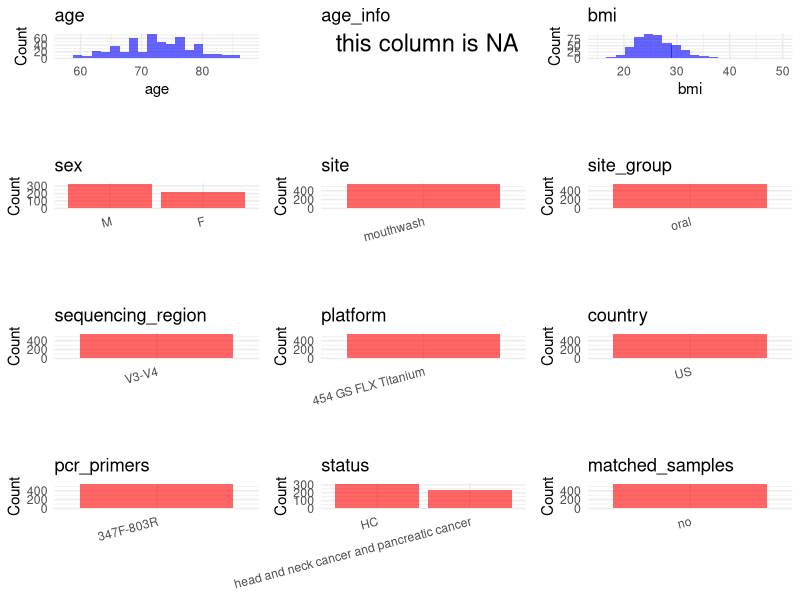

Write the R code that produced this figure. (Note: this script raises an error after producing the figure.)
## ---- chunk 1
# Load libraries
library(dplyr)
library(ggplot2)
library(cowplot)

# (1) Setting working directory
# EDIT HERE: change project_id for each study
project_id <- "PRJNA434300"

base_dir <- "/beegfs/huangxiaochang/global_oral/global-oral-microbiome/data/projects/"
setwd(file.path(base_dir, project_id))

# (2) Loading raw SRA metadata file
sra_file <- "SraRunTable.csv"
initial_meta <- read.csv("SraRunTable.csv", header = TRUE)

# (3) OPTIONAL: If extra metadata (e.g., Table.x or supplemental materials) are available from the article, you may need to merge the file with initial_meta manually. Below is example code for merging. Depending on the specific case of each study, you can customize the code as needed.
# supp_table <- read.csv("supplemental_table.csv", header = TRUE)
# initial_meta <- left_join(initial_meta, supp_table, by = merge_col_name)
## ---- chunk 2
# (1) Read the article in the following order: abstract, the beginning of the results section, and the methods. Understand the sample size, experimental design, and disease group overview. Clarify the sampling sites; for oral and gut samples, specify the exact sites like supragingival plaque, tongue, etc.

# (2) IMPORTANT: MUST go through each column of initial_meta
# head(initial_meta, 10)

# IMPORTANT: Check the unique values in the column of interest or query column.
# lapply(initial_meta[c('body_habitat', 'body_product', 'body_site')], table) # site
# table(initial_meta$host_subject_id) # subject id
# table(initial_meta$platform..exp.) # output is Illumina
# table(initial_meta$target_subfragment..exp.)
## ---- chunk 3
# (1) EDIT HERE: Parameter setup
# NOTE: This project has no lab control samples (blanks/positives) or non-human samples. Leave keywords empty to skip filtering.
control_column <- NA   # column name in initial_meta
# unique(initial_meta[[control_column]])  # uncomment to explore
control_keywords <- c()     # Enter exact keywords

species_column <- NA          # column name in initial_meta
# unique(initial_meta[[species_column]])  # uncomment to explore
non_human_keywords <- c()            # Enter exact keywords


# (2) Remove controls and non-human samples. DO NOT need to modify code in this part, just run it.
n_samples <- nrow(initial_meta)
# Control evaluation
if (length(control_keywords) > 0) {
  if (is.null(control_column) || control_column == "") {
    stop("Error: control_keywords provided but control_column is missing.")
  }

  if (!(control_column %in% colnames(initial_meta))) {
    stop(sprintf("Error: Column '%s' not found in initial_meta.", control_column))
  }

  control_pattern <- paste(control_keywords, collapse = "|")
  control_text <- initial_meta[[control_column]]
  is_control <- grepl(control_pattern, control_text)

} else {
  is_control <- rep(FALSE, n_samples)
}

# Non-human evaluation
if (length(non_human_keywords) > 0) {
  if (is.null(species_column) || species_column == "") {
    stop("Error: non_human_keywords provided but species_column is missing.")
  }

  if (!(species_column %in% colnames(initial_meta))) {
    stop(sprintf("Error: Column '%s' not found in initial_meta.", control_column))
  }

  non_human_pattern <- paste(non_human_keywords, collapse = "|")
  species_text <- initial_meta[[species_column]]
  is_non_human <- grepl(non_human_pattern, species_text)
} else {
  is_non_human <- rep(FALSE, n_samples)
}

# Execute removal
samples_to_remove <- is_control | is_non_human
initial_meta <- initial_meta[!samples_to_remove, ]

cat("Initial samples counts:",n_samples,"\n")
cat("Removed control samples:", sum(is_control), "\n")
cat("Removed non-human samples:", sum(is_non_human), "\n")
cat("Total samples removed ", sum(samples_to_remove), "\n")
cat("Remaining samples after Step 2:", nrow(initial_meta), "\n")
## ---- chunk 4
# Extract columns from initial_meta as follows:
# (1) No modification needed → extract directly.
# (2) Modification needed → create a column start with 'raw_' and mark the target column as "pending".
# (3) Need to find or determine based on the article.

metadata <- data.frame(
  bioproject = initial_meta$BioProject,
  sample_id = initial_meta$Run,
  subject_id = initial_meta$Sample.Name,
  age = initial_meta$Host_Age,
  age_info = NA,
  bmi = initial_meta$host_BMI,
  raw_sex = initial_meta$hostgender,
  sex = "pending",
  sequencing_region = "V3-V4",
  platform = initial_meta$Instrument,
  country = "US",
  raw_site = initial_meta$sample_type,
  site = "pending",
  site_group = "pending",
  public_time = initial_meta$ReleaseDate,
  raw_status = initial_meta$disease_status,
  pcr_primers = NA,
  title = NA,
  disease_study = NA,
  status = NA,
  matched_samples = "pending",
  is_time_series = "no",
  stringsAsFactors = FALSE
)

metadata$public_time <- as.Date(metadata$public_time)
## ---- chunk 5
# (1) Handle the columns with the `raw_` prefix.
# IMPORTANT: Add comments if the modification is not straightforward!!
# Convert raw_sex to standard F/M encoding
# SRA raw_sex values: male/female
metadata <- metadata %>%
  mutate(sex = case_when(
    tolower(raw_sex) %in% c("female", "f") ~ "F",
    tolower(raw_sex) %in% c("male", "m") ~ "M",
    TRUE ~ NA_character_
  ))

# Remap status from v1 values to v2 format
# Control -> HC; Case (head and neck cancer and pancreatic cancer) -> HNC
metadata$status <- case_when(
  metadata$raw_status == "Control" ~ "HC",
  metadata$raw_status == "Case" ~ "head and neck cancer and pancreatic cancer",
  TRUE ~ NA_character_
)

# Assign site from raw_site, lowercased
metadata$site <- tolower(metadata$raw_site)

# Add publication information
metadata$pcr_primers <- "347F-803R"
metadata$title <- "Elevated Dietary Carbohydrate and Glycemic Intake Associate with an Altered Oral Microbial Ecosystem in Two Large U.S. Cohorts"
metadata$disease_study <- "yes"

## ---- chunk 6
# (2) Filling the 'site_group' and 'matched_samples' columns
# editing site_group
unique(metadata$site)
# EDIT HERE: add oral sites
Oral_site = c("saliva", "mouth", "tongue coating", "supragingival plaque", "subgingival plaque", "oral swab", "denture", "tooth", "abscess pus", "adjacent periodontal pocket", "patient healthy crevice", "healthy control crevice", "gingival crevicular fluid", "subgingival plaque", "mouthwash")
# EDIT HERE: add gut sites
Gut_site = c("feces", "stool")
# just run
metadata <- metadata %>%
  mutate(site_group = case_when(
    site %in% Oral_site ~ "oral",
    site %in% Gut_site ~ "gut",
    TRUE ~ "other"
  ))

# editing matched_samples, just run.
metadata$matched_samples <- ifelse(
  ave(metadata$subject_id, metadata$subject_id, FUN = length) > 1,
  "yes",
  "no"
)
## ---- chunk 7
# (3) check if there is pending value in metadata. If there is pending value, go on modify the metadata.
# Function to check if a column contains "pending"
has_pending <- function(col) {
  if (is.character(col) || is.factor(col)) {
    any(col == "pending", na.rm = TRUE)
  } else {
    FALSE
  }
}

# Check for any pending value
any_pending_value <- any(sapply(metadata, has_pending))

if (!any_pending_value) {
  message("Good! No cell contains the value 'pending'.")
} else {
  pending_cols <- names(metadata)[sapply(metadata, has_pending)]
  message("Columns containing 'pending': ", paste(pending_cols, collapse = ", "))
  message("Please continue to resolve these pending columns!")
}
## ---- chunk 8
# Select columns for visualization, just run
plot_data <- metadata %>%
  select(-bioproject, -sample_id, -subject_id, -title)

create_simple_plots <- function(data) {
  plots <- list()
  continuous_vars <- c("age", "bmi")

  for (col in colnames(data)) {
    if (all(is.na(data[[col]]))) {
      p <- ggplot() +
        annotate("text", x = 0.5, y = 0.5, label = "this column is NA", size = 6) +
        labs(title = col) +
        theme_void()
    } else if (col %in% continuous_vars && is.numeric(data[[col]])) {
      p <- ggplot(data, aes(x = .data[[col]])) +
        geom_histogram(fill = "blue", alpha = 0.6, bins = 20, na.rm = TRUE) +
        labs(title = col, x = col, y = "Count") +
        theme_minimal()
    } else {
      count_data <- as.data.frame(table(data[[col]], useNA = "ifany"))
      p <- ggplot(count_data, aes(x = reorder(Var1, -Freq), y = Freq)) +
        geom_col(fill = "red", alpha = 0.6) +
        labs(title = col, x = NULL, y = "Count") +
        theme_minimal() +
        theme(axis.text.x = element_text(angle = 15, hjust = 1))
    }
    plots[[col]] <- p
  }

  return(plots)
}

# Generate and arrange plots
plots <- create_simple_plots(plot_data)
p <- plot_grid(plots$age,
               plots$age_info,
               plots$bmi,
               plots$sex,
               plots$site,
               plots$site_group,
               plots$sequencing_region,
               plots$platform,
               plots$country,
               plots$pcr_primers,
               plots$status,
               plots$matched_samples,
               ncol = 3, align = "hv", axis = "lb")
ggsave("Metadata_Summary.png", plot = p, width = 8, height = 6, dpi = 150)
## ---- chunk 9
# Insert Metadata_Summary.png into the current Rmd output
knitr::include_graphics("Metadata_Summary.png")
## ---- chunk 10
# Reorder the data frame
fixed_cols <- c("bioproject", "sample_id", "subject_id", "age", "age_info",
                "bmi", "sex", "platform", "sequencing_region", "pcr_primers",
                "country", "site", "site_group", "disease_study", "status",
                "title", "public_time", "matched_samples", "is_time_series")
metadata <- metadata %>%
  select(all_of(fixed_cols), everything())

# save metadata
# head(metadata)
write.csv(metadata, file = "metadata_v2.csv", quote = TRUE, row.names = FALSE)
